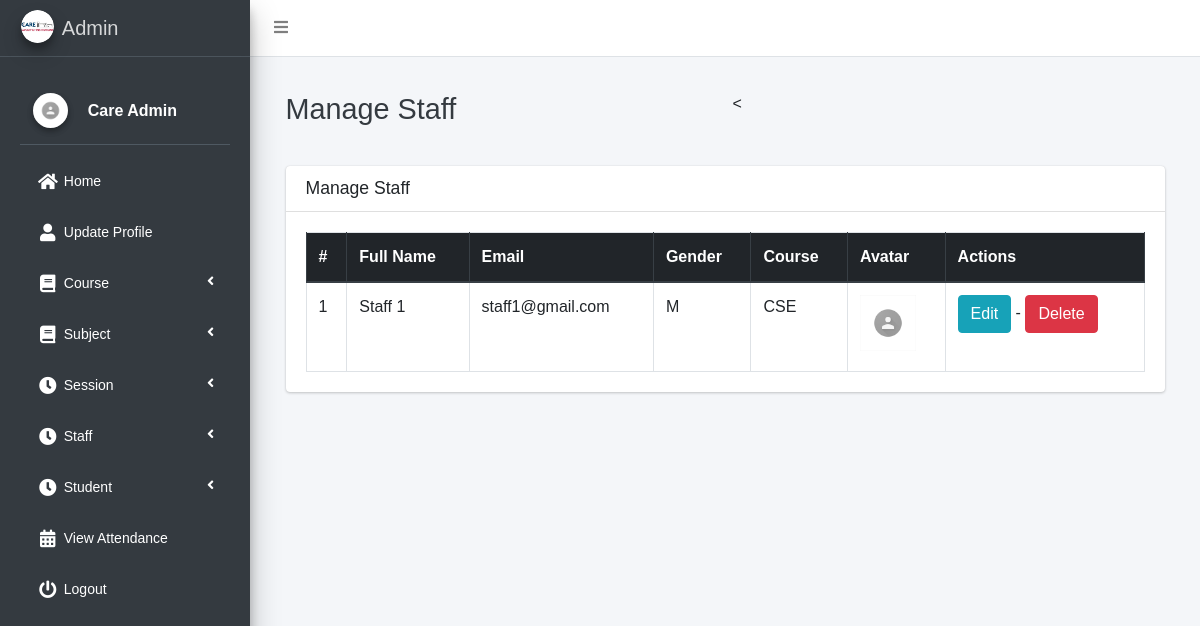
Page /staff/manage/ (signed in) on the committed database.
### main_app/models.py (models this page shows, shortened)
class CustomUser(AbstractUser):
    USER_TYPE = ((1, "HOD"), (2, "Staff"), (3, "Student"))
    GENDER = [("M", "Male"), ("F", "Female")]
    username = None  # Removed username, using email instead
    email = models.EmailField(unique=True)
    user_type = models.CharField(default=1, choices=USER_TYPE, max_length=1)
    gender = models.CharField(max_length=1, choices=GENDER)
    profile_pic = models.ImageField()
    address = models.TextField()
    fcm_token = models.TextField(default="")  # For firebase notifications
    created_at = models.DateTimeField(auto_now_add=True)
    updated_at = models.DateTimeField(auto_now=True)
    USERNAME_FIELD = "email"
    REQUIRED_FIELDS = []
    objects = CustomUserManager()
    def __str__(self):
        return self.first_name + " " + self.last_name

class Staff(models.Model):
    course = models.ForeignKey(Course, on_delete=models.DO_NOTHING, null=True, blank=False)
    admin = models.OneToOneField(CustomUser, on_delete=models.CASCADE)

class Course(models.Model):
    name = models.CharField(max_length=120)
    created_at = models.DateTimeField(auto_now_add=True)
    updated_at = models.DateTimeField(auto_now=True)

### main_app/hod_views.py (the view)
# urls.py: path("staff/manage/", hod_views.manage_staff, name='manage_staff'),
def manage_staff(request):
    allStaff = CustomUser.objects.filter(user_type=2)
    context = {
        'allStaff': allStaff,
        'page_title': 'Manage Staff'
    }
    return render(request, "hod_template/manage_staff.html", context)

### main_app/templates/hod_template/manage_staff.html
{% extends 'main_app/base.html' %}
{% load static %}
{% block page_title %}{{page_title}}{% endblock page_title %}
{% block content %}
<section class="content">
    <div class="container-fluid">
        <div class="row">
            <div class="col-md-12">
                <div class="card">
                    <div class="card-header">
                        <h3 class="card-title">{{page_title}}</h3>
                    </div>
                    <div class="card-body">
                        <table id="example2" class="table table-bordered table-hover">
                            <thead class="thead-dark">
                                <tr>
                                    <th>#</th>
                                    <th>Full Name</th>
                                    <th>Email</th>
                                    <th>Gender</th>
                                    <th>Course</th>
                                    <th>Avatar</th>
                                    <th>Actions</th>
                                </tr>
                            </thead>
                            <tbody>
                                {% for staff in allStaff %}
                                <tr>
                                    <td>{{ forloop.counter }}</td>
                                    <td>{{staff.first_name}} {{staff.last_name}}</td>
                                    <td>{{staff.email}}</td>
                                    <td>{{staff.gender}}</td>
                                    <td>{{staff.staff.course.name}}</td>
                                    <td>
                                        {% if staff.profile_pic == ""  %}
                                        No Image
                                        {% else %}
                                        <img class="img img-fluid mb-2" height="56" width="56"
                                            src="{{staff.profile_pic}}" alt="">
                                        {% endif %}
                                    </td>
                                    <td>
                                        <a href="{% url 'edit_staff' staff.staff.id %}" class="btn btn-info">Edit</a> -
                                        <a href="{% url 'delete_staff' staff.staff.id %}" class="btn btn-danger" onclick="return confirm('Are you sure about this ?')">Delete</a>
                                    </td>
                                </tr>
                                {% endfor %}
                            </tbody>
                        </table>
                    </div>
                </div>
            </div>
        </div>
    </div>
</section>
{% endblock content %}

### main_app/templates/main_app/sidebar_template.html (shortened to what this page needs)
{% load static %}
<!DOCTYPE html>
<html lang="en">
<head>
</head>
<body>
    <aside class="main-sidebar sidebar-dark-info elevation-4">
    {% if request.user.user_type == '1' %}
    <a href="{% url 'admin_home' %}" class="brand-link">
        <img src="{% static 'dist/img/admin.png' %} " alt="admin"
            class="brand-image img-circle elevation-3" >
        <span class="brand-text font-weight-light">Admin</span>
    </a>
    <div class="sidebar">
        <div class="user-panel mt-3 pb-3 mb-3 d-flex">
            <div class="image">
                <img src="{{ request.user.profile_pic}}" class="img-circle elevation-2" alt="User Image">
            </div>
            <div class="info">
                <a href="#" class="d-block">{{user}}</a>
            </div>
        </div>
        <nav class="mt-2">
<ul class="nav nav-pills nav-sidebar flex-column" data-widget="treeview" role="menu" data-accordion="false">
                    <li class="nav-item">
                        <a href="{% url 'admin_home' %}" class="nav-link {% if request.path == admin_home %} active {% endif %}">
                            <i class="nav-icon fas fa-home"></i>
                            <p>Home</p>
                        </a>
                    </li>
                    <li class="nav-item">
                        <a href="{% url 'admin_view_profile' %}" class="nav-link {% if request.path == admin_view_profile %} active {% endif %}">
                            <i class="nav-icon fas fa-user"></i>
                            <p>Update Profile</p>
                        </a>
                    </li>
                    <li class="nav-item has-treeview">
                        <a href="#" class="nav-link">
                            <i class="nav-icon fas fa-book"></i>
                            <p>Course<i class="fas fa-angle-left right"></i></p>
                        </a>
                    </li>
                    <li class="nav-item has-treeview">
                        <a href="#" class="nav-link">
                            <i class="nav-icon fas fa-book"></i>
                            <p>Subject<i class="fas fa-angle-left right"></i></p>
                        </a>
                    </li>
                    <li class="nav-item has-treeview">
                        <a href="#" class="nav-link">
                            <i class="nav-icon fas fa-clock"></i>
                            <p>Session<i class="fas fa-angle-left right"></i></p>
                        </a>
                    </li>
                    <li class="nav-item has-treeview">
                        <a href="#" class="nav-link">
                            <i class="nav-icon fas fa-clock"></i>
                            <p>Staff<i class="fas fa-angle-left right"></i></p>
                        </a>
                    </li>
                                        <li class="nav-item has-treeview">
                        <a href="#" class="nav-link">
                            <i class="nav-icon fas fa-clock"></i>
                            <p>Student<i class="fas fa-angle-left right"></i></p>
                        </a>
                    </li>
                    <li class="nav-item">
                        <a href="{% url 'admin_view_attendance' %}" class="nav-link {% if request.path == admin_view_attendance %} active {% endif %}">
                            <i class="nav-icon fas fa-calendar-alt"></i>
                            <p>View Attendance</p>
                        </a>
                    </li>
                                        {% endif %}
                                        <li class="nav-item">
                                            <a href="{% url 'user_logout' %}"
                                                onclick="return confirm('Your session would be terminated.\n\nProceed?')"
                                                class="nav-link">
                                                <i class="nav-icon fas fa-power-off"></i>
                                                <p>
                                                    Logout
                                                </p>
                                            </a>
                                        </li>
                                    </ul>
                                </nav>
                            </div>
</aside>
</body>
</html>

### main_app/templates/main_app/sidebar_template.html (style rules this page uses)
body { margin: 0; font-family: Arial, sans-serif; background-color: #f4f6f9; }
.sidebar { background: #fffff; padding: 20px; height: 90vh; width: 250px; box-shadow: 0 4px 6px rgba(0, 0, 0, 0.1); }
.sidebar .nav-sidebar > .nav-item > .nav-link { color: #ffffff; border-radius: 4px; padding: 10px 15px; margin-bottom: 10px; font-size: 14px; transition: all 0.3s ease; display: flex; align-items: center; }
.sidebar .nav-icon { margin-right: 10px; font-size: 18px; }
.sidebar .nav-item.has-treeview > .nav-link .fas.fa-angle-left { margin-left: auto; }
.user-panel { display: flex; align-items: center; margin-bottom: 20px; }
.user-panel .image img { border-radius: 50%; width: 35px; height: 35px; }
.user-panel .info { margin-left: 10px; }
.user-panel .info a { font-weight: bold; color: #ffffff; }

### rows in the picture
CustomUser: user.profile_pic (picture), first_name+last_name "Care Admin"
CustomUser: first_name "Staff", last_name "1", email "staff1@gmail.com", gender "M", staff.course.name "CSE", profile_pic (picture)

### other values in the picture
{{ page_title }} "Manage Staff"
